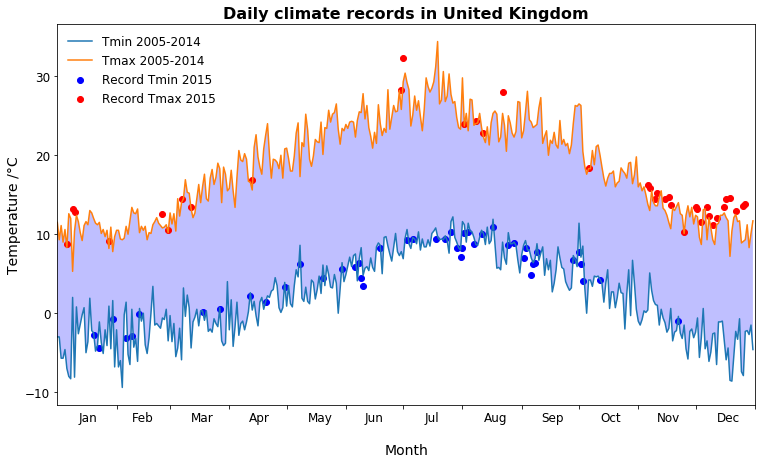

Generate this figure with Python:

# coding: utf-8

# # Assignment 2
# 
# Before working on this assignment please read these instructions fully. In the submission area, you will notice that
# you can click the link to **Preview the Grading** for each step of the assignment. This is the criteria that will be used
# for peer grading. Please familiarize yourself with the criteria before beginning the assignment.
# 
# An NOAA dataset has been stored in the file `data/C2A2_data/BinnedCsvs_d100/2f0bb04162655f0cba429b865292f31482e817e0b3ee9da0f40185d7.csv`.
# The data for this assignment comes from a subset of The National Centers for Environmental Information (NCEI)
# [Daily Global Historical Climatology Network](https://www1.ncdc.noaa.gov/pub/data/ghcn/daily/readme.txt)
# (GHCN-Daily). The GHCN-Daily is comprised of daily climate records from thousands of land surface stations across the globe.
# 
# Each row in the assignment datafile corresponds to a single observation.
# 
# The following variables are provided to you:
# 
# * **id** : station identification code
# * **date** : date in YYYY-MM-DD format (e.g. 2012-01-24 = January 24, 2012)
# * **element** : indicator of element type
#     * TMAX : Maximum temperature (tenths of degrees C)
#     * TMIN : Minimum temperature (tenths of degrees C)
# * **value** : data value for element (tenths of degrees C)
# 
# For this assignment, you must:
# 
# 1. Read the documentation and familiarize yourself with the dataset, then write some python code which returns a line
# graph of the record high and record low temperatures by day of the year over the period 2005-2014. The area between
# the record high and record low temperatures for each day should be shaded.
# 2. Overlay a scatter of the 2015 data for any points (highs and lows) for which the ten year record (2005-2014) record
# high or record low was broken in 2015.
# 3. Watch out for leap days (i.e. February 29th), it is reasonable to remove these points from the dataset for
# the purpose of this visualization.
# 4. Make the visual nice! Leverage principles from the first module in this course when developing your solution.
# Consider issues such as legends, labels, and chart junk.
# 
# The data you have been given is near **None, None, United Kingdom**, and the stations the data comes from are shown on the map below.

# In[33]:

import matplotlib.pyplot as plt
import mplleaflet
import pandas as pd
import numpy as np
import pylab


#df_temp - Opens file and make it easy to read
df_temp = pd.read_csv('Dataset.csv') #open the data file
df_temp['Temp']=df_temp['Data_Value']*0.1 #Creates a column with temperatures in °C
df_temp1 = df_temp.loc[df_temp['ID'] == 'UKM00003740'] #Select only one location
df_temp1 = df_temp1.sort_values(['Date','Element']) #Sorts the data by date 
#df_temp - Creates columns for Day and Month of the year
df_temp1['Date'] = pd.to_datetime(df_temp1['Date']) #Converts argument to datetime
df_temp1['Month'] = df_temp1['Date'].dt.strftime('%b')#Creates a column "Month" with the month taken by "Date"
df_temp1['Day'] = df_temp1['Date'].dt.day #Creates a column "Day" with the day taken by "Date"
df_temp1['Year'] = df_temp1['Date'].dt.year #Creates a column "Year" with the year taken by "Date"
df_temp1.set_index(['Month','Day']).sum(level=[0,1]).reset_index() #Creates 2 indexes "Month" and "Day"


#df graph_2015 - Creates df filtered for data in 2015
graph_2015max = df_temp1[(df_temp1['Year']==2015) & (df_temp['Element']=='TMAX')] #Creates a df where there are only the temperature with Element = TMAX
graph_2015min = df_temp1[(df_temp1['Year']==2015) & (df_temp['Element']=='TMIN')] #Creates a df where there are only the temperature with Element = TMIN
graph_2015 = pd.merge(graph_2015max, graph_2015min, how='outer', on=['Date']) #Merges the 2 creates dfs "graph_2015max" and "graph:2015min" on the column "Date"
graph_2015 = graph_2015[['Date', 'Temp_x','Temp_y']] #Selects only 3 columns from the df
graph_2015 = graph_2015.sort_values(['Date']) #Sorts the df by Date
graph_2015 = graph_2015.rename(index=str, columns={"Temp_x": "2015_Tmax", "Temp_y": "2015_Tmin"})
graph_2015 = graph_2015.reset_index() #Resets index
graph_2015.drop("index", 1, inplace = True) #Drops the old index

#df graph_2015 - Creates columns for Day and Month of the year
graph_2015['Date'] = pd.to_datetime(graph_2015['Date']) #Converts argument to datetime
graph_2015['Month'] = graph_2015['Date'].dt.strftime('%b')#Creates a column "Month" with the month taken by "Date"
graph_2015['Day'] = graph_2015['Date'].dt.day #Creates a column "Day" with the day taken by "Date"


#df graph - Creates df filtered for data from 2005 until 2014 (Exclude the only other different year "2015")
graph = df_temp1.where(df_temp1['Year']!=2015).groupby(['Month','Day']).Temp.agg(['min','max']) #Groups by Month and by Day
                                                            # (removing the year 2014) and select the Max and Min Value from the column "Temp"
graph = graph.reset_index() #Resets the index
sorter = ["Jan", "Feb", "Mar", "Apr", "May", "Jun","Jul","Aug","Sep","Oct","Nov","Dec"] #Creates a list of months to be used to sort the months in the "graph" df
sorterIndex = dict(zip(sorter,range(len(sorter)))) #Creates a dictionary with months and number
                                    # {'Aug': 7, 'Apr': 3, 'Oct': 9, 'Jun': 5, 'Dec': 11, 'Mar': 2, 'Nov': 10, 'Jul': 6, 'Feb': 1, 'Sep': 8, 'May': 4, 'Jan': 0}
graph['Month_Rank'] = graph['Month'].map(sorterIndex) #Creates a new column 'Month_Rank' with a number associated with the month
graph.sort_values(['Month_Rank', 'Day'], ascending = [True, True], inplace = True) #Sorts 'graph' df according to 'Month_Rank' and Day'
graph.drop('Month_Rank', 1, inplace = True) #Drops 'Month_Rank' column
graph = graph.reset_index() #Resets index
graph.drop("index", 1, inplace = True) #Drops the old index


#df2 - Creates a new df which included the merged dfs graph and graph_2015
df2 = pd.merge(graph, graph_2015, how='outer', on=['Month','Day']) #Merges the 2 creates dfs "graph_2015max" and "graph:2015min" on the column "Date"
df2 = df2.drop(59) #Drops the 29th of February using the index value of 59
df2 = df2.reset_index() #Resets index
df2.drop("index", 1, inplace = True) #Drops the old index
df2 = df2[['Date','Month','Day','min','max','2015_Tmin','2015_Tmax']] #Reorders the columns
df2['outmax']=df2['2015_Tmax'].where(df2['2015_Tmax']>df2['max']) #Creates a new column that shows only temperature
                                                                # where the Tmax in 2015 was higher than the other years
df2['outmin']=df2['2015_Tmin'].where(df2['2015_Tmin']<df2['min']) #Creates a new column that shows only temperature
                                                                # where the Tmin in 2015 was lower than the other years

#df2 - Plots line Tmin 2005-2014 and Tmax 2005-2014
plt.plot(df2.index.values,df2['min'], label = 'Tmin 2005-2014') #Plots the min values using a line
plt.plot(df2.index.values,df2['max'], label = 'Tmax 2005-2014') #Plots the max values using a line
plt.gca().fill_between(range(len(df2)), df2['min'], df2['max'], facecolor='blue', alpha=0.25) #Fills the area between the linear data and exponential data

#df2 - Scatter of the 2015 data for any points (highs and lows) for which the ten year record (2005-2014) record high or record low was broken in 2015
plt.scatter(df2.index.values,df2['outmin'], c='blue', label = 'Record Tmin 2015') #Plots the min values using a line
plt.scatter(df2.index.values,df2['outmax'], c='red', label = 'Record Tmax 2015') #Plots the max values using a line

#Legend format
plt.legend(loc=2, frameon=False, fontsize =12)

#Tick format
fig = plt.figure(1) # Prepare the figure
plot = fig.add_subplot(111) # Defines a fake subplot that is in fact only the plot
plot.tick_params(axis='both', which='major', labelsize=12) #Changes the fontsize of minor ticks label

#Title format
plt.title('Daily climate records in United Kingdom', fontsize = 16, fontweight='bold')

#y and x-axis label format
plt.ylabel('Temperature /°C', fontsize = 14)
plt.xlabel('Month', fontsize = 14)
plt.gca().xaxis.set_label_coords(0.5,-0.1)


#Figure size
fig = plt.gcf()
fig.set_size_inches(12.5, 7)
pylab.xlim([0,365])

x_axis = df2.groupby(['Month']).size()
x_axis = x_axis.reset_index()
x_axis['Month_Rank'] = x_axis['Month'].map(sorterIndex) #Creates a new column 'Month_Rank' with a number associated with the month
x_axis.sort_values(['Month_Rank'], ascending = True, inplace = True) #Sorts 'graph' df according to 'Month_Rank' and Day'
x_axis.drop('Month_Rank', 1, inplace = True) #Drops 'Month_Rank' column
x_axis = x_axis.reset_index() #Resets index
x_axis.drop("index", 1, inplace = True) #Drops the old index
x_axis.rename(index=str, columns={0: "Days"}, inplace = True)

x_values = []
x=0
for i in x_axis['Days']:
    x = x+i
    x_values.append(x)


plt.xticks(x_values, sorter)
plt.gca().axes.get_xaxis().set_ticklabels([])

x=0
for i in x_values:
    plt.gca().text(i - 20, -13.7, sorter[x],fontsize=12)
    x = x+1


plt.show()
